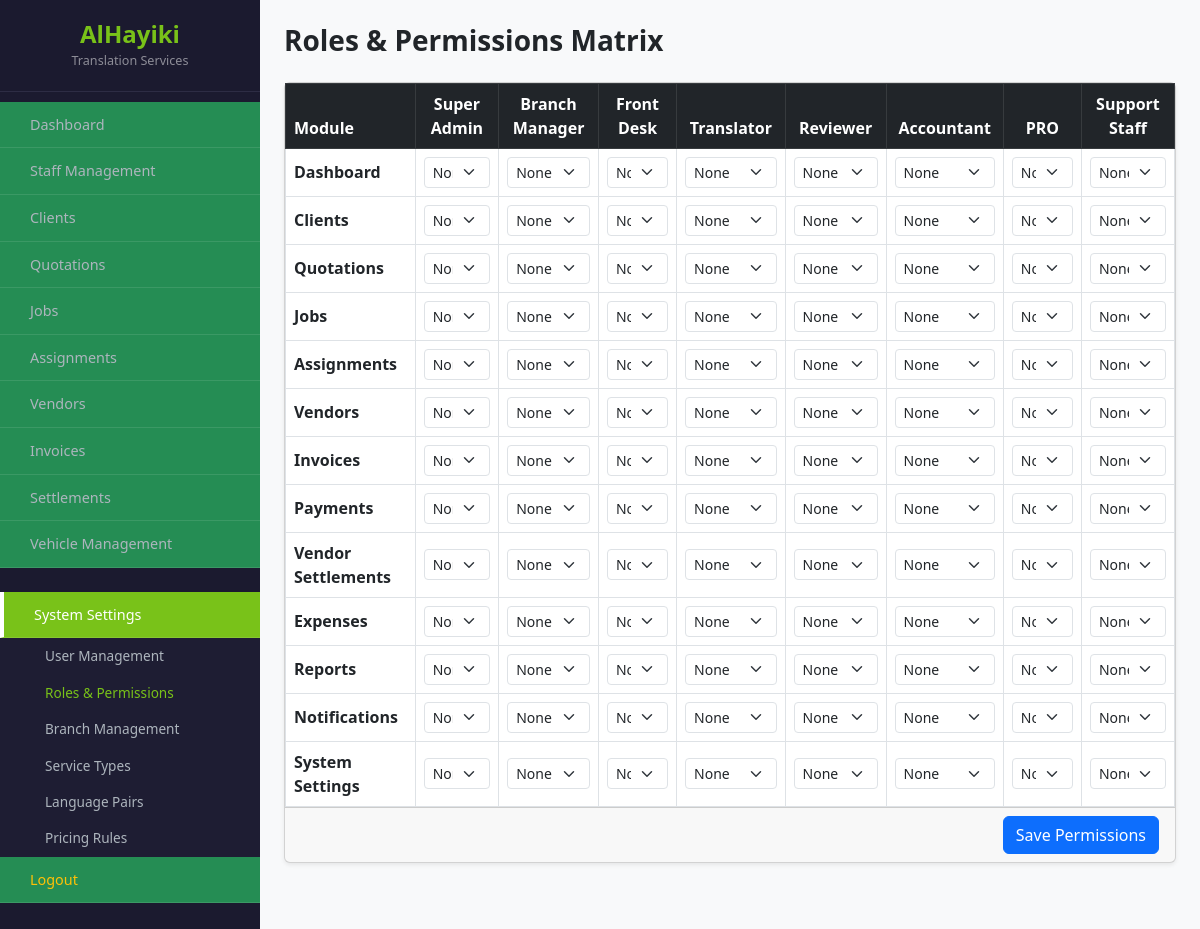
Screenshot of /roles_permissions.php (signed in) with the database file from the repository.
### tables this page shows
CREATE TABLE `roles` (
  `id` int(11) NOT NULL,
  `name` varchar(50) NOT NULL
);

### roles_permissions.php (the view, shortened to what this page needs)
<?php
include 'db.php';
$modules = [
    'Dashboard', 'Clients', 'Quotations', 'Jobs', 'Assignments',
    'Vendors', 'Invoices', 'Payments', 'Vendor Settlements',
    'Expenses', 'Reports', 'Notifications', 'System Settings'
];
$roles = $pdo->query("SELECT * FROM roles")->fetchAll();
?>
<!DOCTYPE html>
<html lang="en">
<head>
    <link href="https://cdn.jsdelivr.net/npm/bootstrap@5.3.0/dist/css/bootstrap.min.css" rel="stylesheet">
</head>
<body class="bg-light">
<div class="d-flex">
    <?php include 'sidebar.php'; ?>
    <div class="container-fluid p-4">
        <h3 class="fw-bold mb-4">Roles & Permissions Matrix</h3>
        <div class="card shadow-sm">
            <div class="table-responsive">
                <form method="POST">
                <table class="table table-bordered align-middle mb-0">
                    <thead class="table-dark">
                        <tr>
                            <th>Module</th>
                            <?php foreach($roles as $r): ?>
                                <th class="text-center"><?= $r['name'] ?></th>
                            <?php endforeach; ?>
                        </tr>
                    </thead>
                    <tbody>
                        <?php foreach($modules as $mod): ?>
                        <tr>
                            <td class="fw-bold"><?= $mod ?></td>
                            <?php foreach($roles as $r): ?>
                            <td>
                                <select name="perm[<?= $r['id'] ?>][<?= $mod ?>]" class="form-select form-select-sm">
                                    <option value="None">None</option>
                                </select>
                            </td>
                            <?php endforeach; ?>
                        </tr>
                        <?php endforeach; ?>
                    </tbody>
                </table>
                <div class="card-footer text-end">
                    <button type="submit" class="btn btn-primary">Save Permissions</button>
                </div>
                </form>
            </div>
        </div>
    </div>
</div>
</body>
</html>

### rows the page displays
roles: name "Super Admin", id "None"
roles: name "Branch Manager", id "None"
roles: name "Front Desk", id "None"
roles: name "Translator", id "None"
roles: name "Reviewer", id "None"
roles: name "Accountant", id "None"
roles: name "PRO", id "None"
roles: name "Support Staff", id "None"

### other values shown
$mod "Dashboard"
$mod "Clients"
$mod "Quotations"
$mod "Jobs"
$mod "Assignments"
$mod "Vendors"
$mod "Invoices"
$mod "Payments"
$mod "Vendor Settlements"
$mod "Expenses"
$mod "Reports"
$mod "Notifications"
$mod "System Settings"
